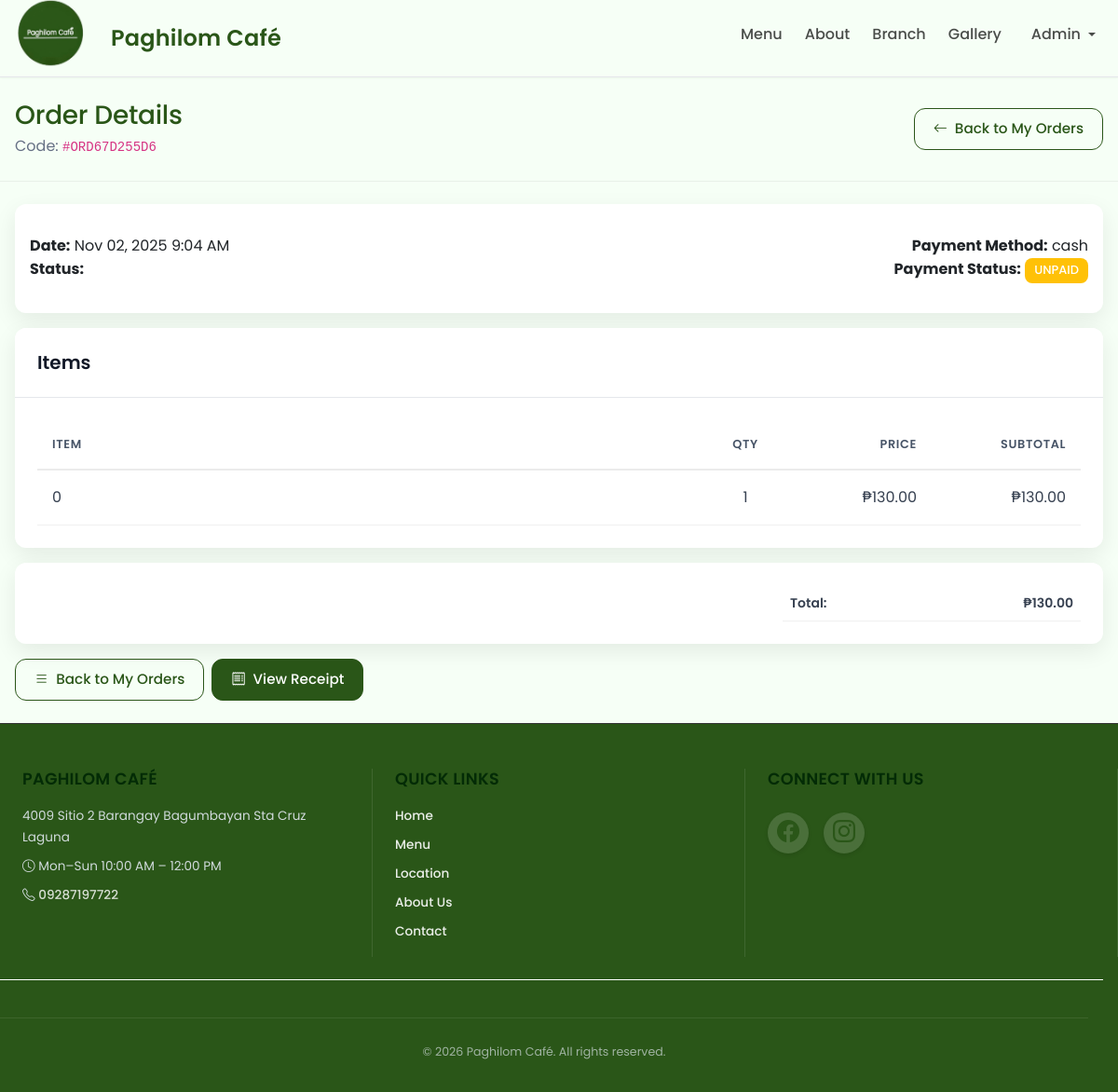
Screenshot of /user/user_view_order.php?id=16 (signed in) with the database file from the repository.
### tables this page shows
CREATE TABLE `orders` (
  `id` int(11) NOT NULL,
  `code` varchar(50) NOT NULL,
  `user_id` int(11) DEFAULT NULL,
  `client_id` int(11) DEFAULT NULL,
  `customer_name` varchar(255) DEFAULT NULL,
  `phone` varchar(32) DEFAULT NULL,
  `email` varchar(255) DEFAULT NULL,
  `table_no` varchar(16) DEFAULT NULL,
  `order_type` enum('dine_in','takeout','pickup','delivery') NOT NULL DEFAULT 'pickup',
  `pickup_store_id` int(11) DEFAULT NULL,
  `pickup_time` datetime DEFAULT NULL,
  `delivery_address` text DEFAULT NULL,
  `status` enum('pending','queued','in_progress','ready','paid','fulfilled','completed','cancelled') DEFAULT 'pending',
  `payment_status` varchar(20) DEFAULT 'pending',
  `payment_method` varchar(50) DEFAULT 'cash',
  `payment_reference` varchar(100) DEFAULT NULL,
  `paymongo_session_id` varchar(255) DEFAULT NULL,
  `total_amount` decimal(10,2) NOT NULL DEFAULT 0.00,
  `discount_amount` decimal(10,2) DEFAULT 0.00,
  `tax_amount` decimal(10,2) DEFAULT 0.00,
  `points_awarded` int(11) NOT NULL DEFAULT 0,
  `notes` text DEFAULT NULL,
  `fulfilled_at` datetime DEFAULT NULL,
  `created_at` timestamp NOT NULL DEFAULT current_timestamp(),
  `updated_at` timestamp NOT NULL DEFAULT current_timestamp() ON UPDATE current_timestamp(),
  `paid_at` datetime DEFAULT NULL,
  `claimed_at` datetime DEFAULT NULL
);

CREATE TABLE `order_items` (
  `id` int(11) NOT NULL,
  `order_id` int(11) NOT NULL,
  `product_id` int(11) DEFAULT NULL,
  `name` varchar(255) NOT NULL,
  `price` decimal(10,2) NOT NULL,
  `qty` int(11) NOT NULL DEFAULT 1,
  `subtotal` decimal(10,2) NOT NULL,
  `notes` text DEFAULT NULL,
  `created_at` timestamp NOT NULL DEFAULT current_timestamp()
);

CREATE TABLE `settings` (
  `id` int(11) NOT NULL,
  `key` varchar(255) NOT NULL,
  `value` text DEFAULT NULL,
  `type` varchar(50) DEFAULT 'string',
  `group` varchar(50) DEFAULT 'general',
  `label` varchar(255) DEFAULT NULL,
  `description` text DEFAULT NULL,
  `created_at` timestamp NOT NULL DEFAULT current_timestamp(),
  `updated_at` timestamp NOT NULL DEFAULT current_timestamp() ON UPDATE current_timestamp()
);

### config.php (called while the page is built, shortened)
<?php
if (!function_exists('e')) {
    function e($s){ return htmlspecialchars($s ?? '', ENT_QUOTES, 'UTF-8'); }
}
?>

### user/user_view_order.php (the view, shortened to what this page needs)
<?php
require __DIR__.'/../config.php';
$order_id = isset($_GET['id']) ? (int)$_GET['id'] : 0;
$uid = (int)($_SESSION['user']['id'] ?? 0);
$st = $mysqli->prepare('SELECT * FROM orders WHERE id=? AND user_id=? LIMIT 1');
$st->bind_param('ii', $order_id, $uid); $st->execute(); $order = $st->get_result()->fetch_assoc(); $st->close();
$items = [];
$st = $mysqli->prepare('SELECT name, qty, price, subtotal FROM order_items WHERE order_id=?');
$st->bind_param('i', $order_id); $st->execute(); $res = $st->get_result();
while($r = $res->fetch_assoc()){ $items[] = $r; }
function peso($n){ $n = (float)$n; return number_format($n,2); }
$status = $order['status'] ?? ($order['order_status'] ?? 'pending');
$status_color = ($status==='completed'||$status==='paid')?'success':(($status==='cancelled')?'danger':(($status==='ready'||$status==='queued')?'info':'secondary'));
$ps = strtolower($order['payment_status'] ?? '');
$payment_display = '';
$payment_color = 'warning';
if (in_array($ps, ['paid','successful'])) {
  $payment_display = 'PAID';
  $payment_color = 'success';
} elseif (in_array($ps, ['failed'])) {
  $payment_display = 'FAILED';
  $payment_color = 'danger';
} else {
  $payment_display = 'UNPAID';
  $payment_color = 'warning';
}
include __DIR__.'/../partials/header.php';
?>
<section class="section-header py-4">
  <div class="container">
    <div class="d-flex justify-content-between align-items-center">
      <div>
        <h1 class="h3 title mb-1">Order Details</h1>
        <p class="subtitle mb-0">Code: <code>#<?= e($order['code'] ?? $order['id']) ?></code></p>
      </div>
      <div>
        <a href="orders.php" class="btn btn-outline-primary"><i class="bi bi-arrow-left"></i> Back to My Orders</a>
      </div>
    </div>
  </div>
</section>
<section class="container py-4">
  <div class="card shadow-soft border-0 mb-3">
    <div class="card-body">
      <div class="row g-3">
        <div class="col-md-6">
          <div><strong>Date:</strong> <?= e(date('M d, Y g:i A', strtotime($order['created_at'] ?? 'now'))) ?></div>
          <div><strong>Status:</strong> <span class="badge bg-<?= e($status_color) ?>"><?= e(ucfirst($status)) ?></span></div>
        </div>
        <div class="col-md-6 text-md-end">
          <div><strong>Payment Method:</strong> <?= e($order['payment_method'] ?? 'cash') ?></div>
          <div><strong>Payment Status:</strong> <span class="badge bg-<?= e($payment_color) ?>"><?= e($payment_display) ?></span></div>
        </div>
      </div>
    </div>
  </div>
  <div class="card shadow-soft border-0 mb-3">
    <div class="card-header bg-white"><h5 class="mb-0">Items</h5></div>
    <div class="card-body">
      <div class="table-responsive">
        <table class="table align-middle mb-0">
          <thead><tr><th>Item</th><th class="text-center" style="width:120px">Qty</th><th class="text-end" style="width:140px">Price</th><th class="text-end" style="width:160px">Subtotal</th></tr></thead>
          <tbody>
            <?php foreach($items as $it): ?>
            <tr>
              <td><?= e($it['name']) ?></td>
              <td class="text-center"><?= (int)$it['qty'] ?></td>
              <td class="text-end">₱<?= peso($it['price']) ?></td>
              <td class="text-end">₱<?= peso($it['subtotal']) ?></td>
            </tr>
            <?php endforeach; ?>
          </tbody>
        </table>
      </div>
    </div>
  </div>
  <div class="card shadow-soft border-0 mb-3">
    <div class="card-body d-flex justify-content-end">
      <div style="min-width:320px">
        <table class="table table-sm mb-0">
          <tr class="fw-bold">
            <td>Total:</td>
            <td class="text-end">₱<?= peso($order['total_amount'] ?? 0) ?></td>
          </tr>
        </table>
      </div>
    </div>
  </div>
  <div class="d-flex gap-2">
    <a class="btn btn-outline-primary" href="orders.php"><i class="bi bi-list"></i> Back to My Orders</a>
    <?php if (!empty($order['code'])): ?>
      <a class="btn btn-primary" href="../payment_success.php?order=<?= urlencode($order['code']) ?>" target="_blank"><i class="bi bi-receipt"></i> View Receipt</a>
    <?php endif; ?>
  </div>
</section>
<?php include __DIR__.'/../partials/footer.php'; ?>

### partials/footer.php (shortened to what this page needs)
<?php
$settings = $mysqli->query("SELECT `key`,`value` FROM settings")->fetch_all(MYSQLI_ASSOC);
$S = [];
foreach ($settings as $r) {
  $S[$r['key']] = $r['value'];
}
?>
</main>
<footer class="text-white mt-auto site-footer">
  <div class="container">
    <div class="row g-4">
      <div class="col-md-4">
        <h5 class="fw-bold mb-3"><?= e($S['site_name'] ?? (defined('APP_NAME') ? APP_NAME : 'Paghilom Cafe')) ?></h5>
        <p class="mb-2" style="opacity: 0.9;"><?= e($S['address']) ?></p>
        <?php
          $open = $S['open_time'] ?? '';
          $close = $S['close_time'] ?? '';
          $days = $S['open_days'] ?? 'Mon–Sun';
          if ($open && $close):
            $open_disp = date('g:i A', strtotime($open));
            $close_disp = date('g:i A', strtotime($close));
        ?>
          <p class="mb-2" style="opacity: 0.9;"><i class="bi bi-clock"></i> <?= e($days) ?> <?= e($open_disp) ?> – <?= e($close_disp) ?></p>
        <?php endif; ?>
        <p class="mb-0" style="opacity: 0.9;">
          <i class="bi bi-telephone"></i>
          <a class="text-white text-decoration-none" href="tel:<?= e(preg_replace('/\s+/', '', $S['contact_phone'] ?? '09287197722')) ?>">
            <?= e($S['contact_phone'] ?? '0928 719 7722') ?>
          </a>
        </p>
      </div>
      <div class="col-md-4">
        <h5 class="fw-bold mb-3">Quick Links</h5>
        <ul class="list-unstyled">
          <li class="mb-2"><a href="<?= APP_URL ?>" class="text-white text-decoration-none" style="opacity: 0.9;">Home</a></li>
          <li class="mb-2"><a href="<?= APP_URL ?>menu.php" class="text-white text-decoration-none" style="opacity: 0.9;">Menu</a></li>
          <li class="mb-2"><a href="<?= APP_URL ?>map.php" class="text-white text-decoration-none" style="opacity: 0.9;">Location</a></li>
          <li class="mb-2"><a href="<?= APP_URL ?>pages.php?slug=about" class="text-white text-decoration-none" style="opacity: 0.9;">About Us</a></li>
          <li class="mb-2"><a href="<?= APP_URL ?>pages.php?slug=contact" class="text-white text-decoration-none" style="opacity: 0.9;">Contact</a></li>
        </ul>
      </div>
      <div class="col-md-4">
        <h5 class="fw-bold mb-3">Connect With Us</h5>
        <div class="d-flex gap-3 mb-3">
          <?php
          $facebook_url = $S['facebook_url'] ?? '';
          $instagram_url = !empty($S['instagram_url']) ? $S['instagram_url'] : 'https://www.instagram.com/paghilom_cafe';
          ?>
          <?php if (!empty($facebook_url)): ?>
            <a class="d-flex align-items-center justify-content-center" href="<?= e($facebook_url) ?>" target="_blank" rel="noopener">
              <i class="bi bi-facebook"></i>
            </a>
          <?php endif; ?>
          <a class="d-flex align-items-center justify-content-center" href="<?= htmlspecialchars($instagram_url, ENT_QUOTES, 'UTF-8') ?>" target="_blank" rel="noopener">
            <i class="bi bi-instagram"></i>
          </a>
        </div>
    </div>
    <div class="row mt-4 pt-3" style="border-top: 1px solid rgba(255, 255, 255, 1);">
      <div class="col text-center">
        <small style="opacity: 0.8;">&copy; <span id="year"></span> <?= e($S['site_name'] ?? 'Paghilom Cafe') ?>. All rights reserved.</small>
      </div>
    </div>
  </div>
</footer>
</body>
</html>

### assets/css/theme.css (style rules this page uses)
:root { --brand: #2A5618; --brand-dark: #1E4212; --bg: #F6FFF6; --text: #1A1A1A; --white: #fff; --radius: 12px; --shadow: 0 8px 24px rgba(0,0,0,.08); }
html, body { height: 100%; max-width: 100%; overflow-x: hidden; }
body { font-family: 'Poppins', 'Inter', 'Nunito Sans', system-ui, -apple-system, 'Segoe UI', Arial, sans-serif; color: var(--text); background: var(--bg); }
footer { background: var(--bg) !important; border-top: 1px solid rgba(0,0,0,.06); }
footer a { color: var(--brand) !important; }
.site-footer { background-color: #2A5618 !important; }
.btn, .btn:focus { border-radius: var(--radius) !important; box-shadow: none; }
.btn-primary, .btn-success, .btn-brand { background: var(--brand) !important; border-color: var(--brand) !important; color: var(--white) !important; }
.btn-outline-primary, .btn-outline-success, .btn-outline-brand { color: var(--brand) !important; border-color: var(--brand) !important; }
.card, .card-modern { border-radius: var(--radius); border: 1px solid rgba(0,0,0,.06); box-shadow: var(--shadow); }
.card-header, .card-footer { background: #fff; }
.table thead th { background: #fff; color: #475467; border-bottom: 2px solid rgba(0,0,0,.08); text-transform: uppercase; font-weight: 600; font-size: .8rem; }
.table tbody td { border-bottom: 1px solid rgba(0,0,0,.06); }
.section-header { background: var(--bg); border-bottom: 1px solid rgba(0,0,0,.06); }
.section-header .title { color: var(--brand); letter-spacing: -.01em; }
.section-header .subtitle { color: #667085; }
.container, .container-fluid { max-width: 1280px; }
.shadow-soft { box-shadow: var(--shadow) !important; }

### rows the page displays
orders: code "ORD67D255D6", created_at "Nov 02, 2025 9:04 AM", payment_method "cash", payment_status "UNPAID", total_amount "130.00"
order_items: name "0", qty "1", price "130.00", subtotal "130.00"
settings: value "Mon–Sun"

### other values shown
$site_name "Paghilom Café"
$_SESSION['user']['name'] "Admin"
$S['site_name'] "PAGHILOM CAFÉ"
$S['address'] "4009 Sitio 2 Barangay Bagumbayan Sta Cruz Laguna"
$open_disp "10:00 AM"
$close_disp "12:00 PM"
$S['contact_phone'] "09287197722"
$S['site_name'] "Paghilom Café"
